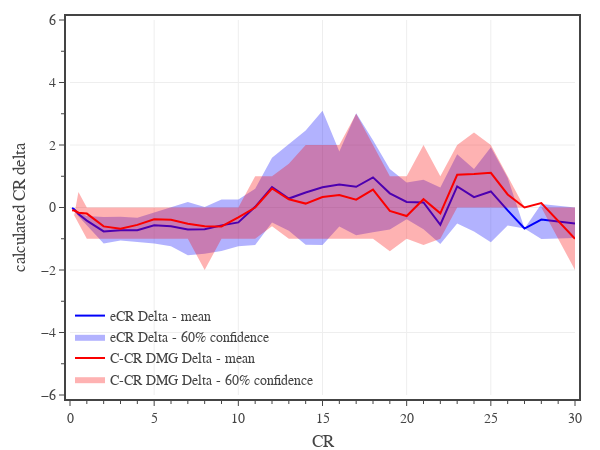

Notebook code cell kept with this figure:
### Code cell
# DMG CR deltas
xCol = 'CR'
yCols = ['eCR Delta','C-CR DMG Delta']
aCols = [xCol] + yCols
colors = ['rgba(0,0,250,1)','rgba(250,0,0,1)']
fillcolors = ['rgba(0,0,250,0.3)','rgba(250,0,0,0.3)']

conf = 0.6
df1 = df0[df0[xCol].between(0,30) & df0['Category'].isin(['generic','legendary','unique'])]
dfM = df1[aCols].groupby(xCol).mean().reset_index()
dfU = df1[aCols].groupby(xCol).quantile(0.5 + conf/2).reset_index()
dfL = df1[aCols].groupby(xCol).quantile(0.5 - conf/2).reset_index()

# create figure
fig = go.Figure(
    layout=go.Layout(
        template=tfb.FIG_TEMPLATE,
        margin=dict(l=70, r=25, b=55, t=20, pad=4),
        xaxis=dict(
            title_text='CR',
            range=[0,30],
            tick0=0, dtick=5,
            minor=dict(tick0=0, dtick=1),
        ),
        yaxis=dict(
            title_text='calculated CR delta',
            range=[-6,6],
            tick0=0, dtick=2,
            minor=dict(tick0=0, dtick=1),
        ),
        legend=dict(
            xanchor='left', yanchor='bottom',
            x=0.00, y=0.00,
            orientation='v',
            tracegroupgap=0,
            bgcolor='rgba(0,0,0,0)',
        )
    )
)

for yCol, color, fillcolor in zip(yCols, colors, fillcolors):
    fig.add_trace(go.Scatter(
        x=dfM[xCol], y=dfM[yCol],
        mode='lines', 
        name=f'{yCol} - mean',
        line=dict(color=color),
        hovertemplate='<b>mean</b><br>' + 'CR %{x:,.0f}<br>' + 'CR delta %{y:,.1f}<br>' + '<extra></extra>'
    ))

    fig.add_trace(go.Scatter(x=dfG[xCol], y=dfU[yCol], line_width=0, legendgroup=f'{yCol} confidence', showlegend=False, hoverinfo='skip'))
    fig.add_trace(go.Scatter(x=dfG[xCol], y=dfL[yCol], line_width=0, name=f'{yCol} - {conf:.0%} confidence', legendgroup=f'{yCol} confidence', hoverinfo='skip', fill='tonexty', fillcolor=fillcolor))

# show figure
fig.update_layout(width=600, height=450)
fig.show(config=tfb.FIG_CONFIG)

# save figures
if SAVEFIGS:
    fig.update_layout(autosize=True, width=None, height=None)
    tfb.save_fig_html(fig, format='large', name=f'./fig-ecr-dmg-cr-delta-vs-cr-large')
    tfb.save_fig_html(fig, format='small', name=f'./fig-ecr-dmg-cr-delta-vs-cr-small')

### Figure 1 — Plotly figure (JSON) as saved in the notebook; plotly's stock layout.template omitted (floating-point values rounded to 4 significant figures)
{"data": [{"hovertemplate": "<b>mean</b><br>CR %{x:,.0f}<br>CR delta %{y:,.1f}<br><extra></extra>", "line": {"color": "rgba(0,0,250,1)"}, "mode": "lines", "name": "eCR Delta - mean", "type": "scatter", "x": [0.125, 0.25, 0.5, 1, 2, 3, 4, 5, 6, 7, 8, 9, 10, 11, 12, 13, 14, 15, 16, 17, 18, 19, 20, 21, 22, 23, 24, 25, 26, 27, 28, 30], "y": [-0.01567, -0.05903, -0.2106, -0.4203, -0.7641, -0.7316, -0.7256, -0.57, -0.5989, -0.7069, -0.6954, -0.5714, -0.4766, 0.02188, 0.6549, 0.287, 0.482, 0.6452, 0.7357, 0.6624, 0.9636, 0.4535, 0.1764, 0.161, -0.5517, 0.6742, 0.3315, 0.5136, -0.09429, -0.6725, -0.386, -0.5151]}, {"hoverinfo": "skip", "legendgroup": "eCR Delta confidence", "line": {"width": 0}, "showlegend": false, "type": "scatter", "x": [0.125, 0.25, 0.5, 1, 2, 3, 4, 5, 6, 7, 8, 9, 10, 11, 12, 13, 14, 15, 16, 17, 18, 19, 20, 21, 22, 23, 24, 25, 26, 27, 28, 30], "y": [0.01525, -0.02264, -0.1306, -0.2685, -0.3009, -0.2985, -0.3269, -0.1635, 0.01341, 0.1746, 0.01303, 0.2531, 0.2566, 0.6007, 1.593, 2.026, 2.465, 3.099, 1.79, 3.017, 2.156, 1.235, 0.8019, 0.8874, 0.6435, 1.703, 1.232, 1.931, 0.9545, -0.6725, 0.1123, 0]}, {"fill": "tonexty", "fillcolor": "rgba(0,0,250,0.3)", "hoverinfo": "skip", "legendgroup": "eCR Delta confidence", "line": {"width": 0}, "name": "eCR Delta - 60% confidence", "type": "scatter", "x": [0.125, 0.25, 0.5, 1, 2, 3, 4, 5, 6, 7, 8, 9, 10, 11, 12, 13, 14, 15, 16, 17, 18, 19, 20, 21, 22, 23, 24, 25, 26, 27, 28, 30], "y": [-0.04596, -0.09302, -0.2788, -0.5608, -1.156, -1.054, -1.091, -1.151, -1.238, -1.532, -1.478, -1.388, -1.237, -1.201, -0.4764, -0.7456, -1.19, -1.198, -0.6107, -0.8858, -0.7943, -0.701, -0.3744, -0.6945, -1.165, -0.5082, -0.7701, -1.112, -0.5722, -0.6725, -1.008, -0.9749]}, {"hovertemplate": "<b>mean</b><br>CR %{x:,.0f}<br>CR delta %{y:,.1f}<br><extra></extra>", "line": {"color": "rgba(250,0,0,1)"}, "mode": "lines", "name": "C-CR DMG Delta - mean", "type": "scatter", "x": [0.125, 0.25, 0.5, 1, 2, 3, 4, 5, 6, 7, 8, 9, 10, 11, 12, 13, 14, 15, 16, 17, 18, 19, 20, 21, 22, 23, 24, 25, 26, 27, 28, 30], "y": [-0.08578, -0.09694, -0.1667, -0.1947, -0.6047, -0.6765, -0.5556, -0.3798, -0.3944, -0.5217, -0.5974, -0.6042, -0.3158, 0, 0.6071, 0.2647, 0.125, 0.3333, 0.4, 0.25, 0.5714, -0.1111, -0.2727, 0.2667, -0.1875, 1.045, 1.071, 1.111, 0.4167, 0, 0.1429, -1]}, {"hoverinfo": "skip", "legendgroup": "C-CR DMG Delta confidence", "line": {"width": 0}, "showlegend": false, "type": "scatter", "x": [0.125, 0.25, 0.5, 1, 2, 3, 4, 5, 6, 7, 8, 9, 10, 11, 12, 13, 14, 15, 16, 17, 18, 19, 20, 21, 22, 23, 24, 25, 26, 27, 28, 30], "y": [-0.125, -0.25, 0.5, 0, 0, 0, 0, 0, 0, 0, 0, 0, 0, 1, 1, 1.4, 2, 2, 2, 3, 2, 1, 1, 2, 1, 2, 2.4, 2, 1, 0, 0, 0]}, {"fill": "tonexty", "fillcolor": "rgba(250,0,0,0.3)", "hoverinfo": "skip", "legendgroup": "C-CR DMG Delta confidence", "line": {"width": 0}, "name": "C-CR DMG Delta - 60% confidence", "type": "scatter", "x": [0.125, 0.25, 0.5, 1, 2, 3, 4, 5, 6, 7, 8, 9, 10, 11, 12, 13, 14, 15, 16, 17, 18, 19, 20, 21, 22, 23, 24, 25, 26, 27, 28, 30], "y": [-0.125, -0.25, -0.5, -1, -1, -1, -1, -1, -1, -1, -2, -1, -1, -1, -0.6, -1, -1, -1, -1, -1, -1, -1.4, -1, -1.2, -1, 0, 0, 0, 0, 0, 0, -2]}], "layout": {"height": 450, "legend": {"bgcolor": "rgba(0,0,0,0)", "orientation": "v", "tracegroupgap": 0, "x": 0, "xanchor": "left", "y": 0, "yanchor": "bottom"}, "margin": {"b": 55, "l": 70, "pad": 4, "r": 25, "t": 20}, "width": 600, "xaxis": {"dtick": 5, "minor": {"dtick": 1, "tick0": 0}, "range": [0, 30], "tick0": 0, "title": {"text": "CR"}}, "yaxis": {"dtick": 2, "minor": {"dtick": 1, "tick0": 0}, "range": [-6, 6], "tick0": 0, "title": {"text": "calculated CR delta"}}}}
